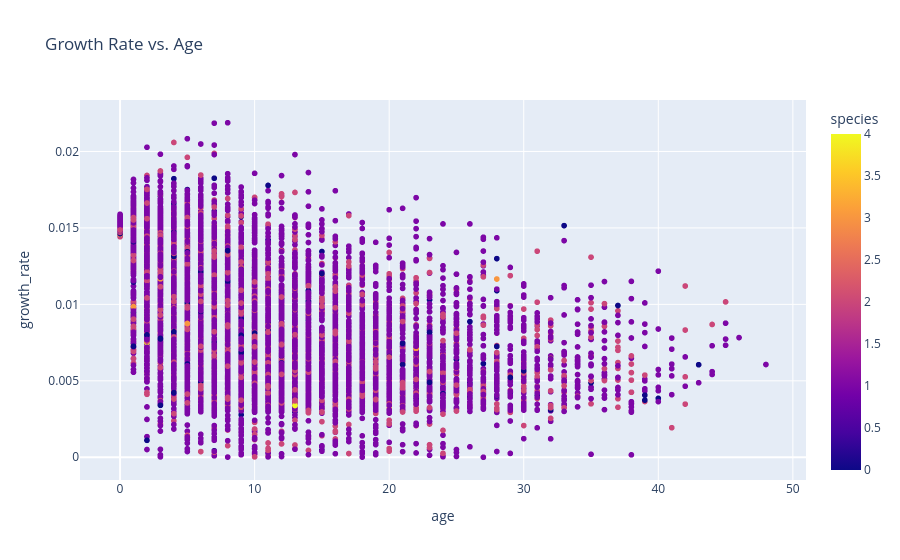

Notebook code cell kept with this figure:
### Code cell
fig = px.scatter(growth_rate, x="age", y="growth_rate", color="species", title="Growth Rate vs. Age")
fig.show()

### Figure 1 — Plotly figure (JSON) as saved in the notebook; plotly's stock layout.template omitted (floating-point values rounded to 4 significant figures; data arrays with more than 128 entries replaced by an {"elided": "..."} marker saying what was removed)
{"data": [{"hovertemplate": "age=%{x}<br>growth_rate=%{y}<br>species=%{marker.color}<extra></extra>", "legendgroup": "", "marker": {"color": {"elided": "10000 int values"}, "coloraxis": "coloraxis", "symbol": "circle"}, "mode": "markers", "name": "", "showlegend": false, "type": "scattergl", "x": {"elided": "10000 float values"}, "xaxis": "x", "y": {"elided": "10000 float values"}, "yaxis": "y"}], "layout": {"coloraxis": {"colorbar": {"title": {"text": "species"}}, "colorscale": [[0, "#0d0887"], [0.1111, "#46039f"], [0.2222, "#7201a8"], [0.3333, "#9c179e"], [0.4444, "#bd3786"], [0.5556, "#d8576b"], [0.6667, "#ed7953"], [0.7778, "#fb9f3a"], [0.8889, "#fdca26"], [1, "#f0f921"]]}, "legend": {"tracegroupgap": 0}, "title": {"text": "Growth Rate vs. Age"}, "xaxis": {"anchor": "y", "domain": [0, 1], "title": {"text": "age"}}, "yaxis": {"anchor": "x", "domain": [0, 1], "title": {"text": "growth_rate"}}}}
